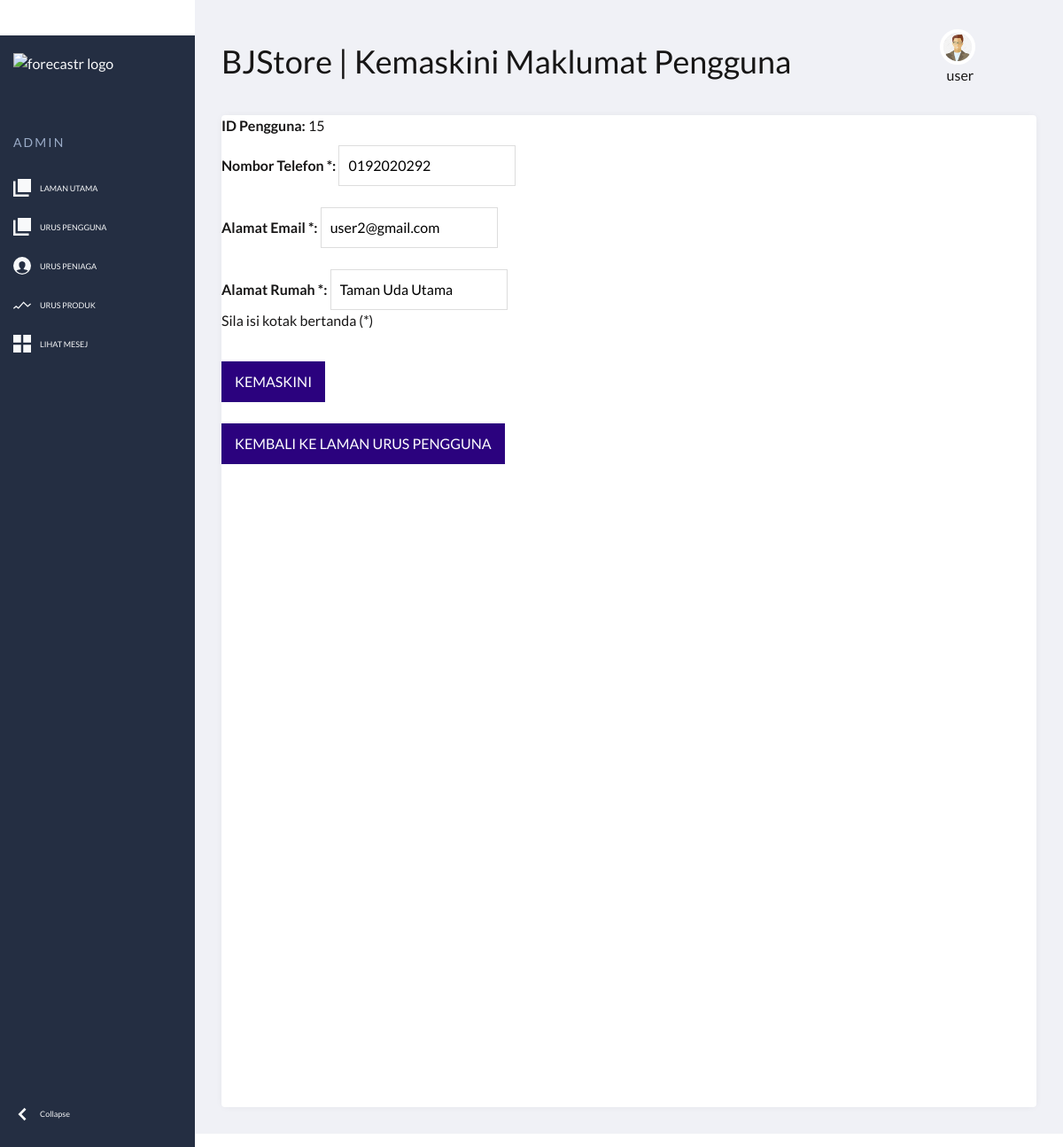
Screenshot of /adminuseredit.php?userID=15 (signed in) with the database file from the repository.
### tables this page shows
CREATE TABLE `user` (
  `userID` int(11) NOT NULL,
  `username` varchar(255) NOT NULL,
  `password` varchar(255) NOT NULL,
  `custName` varchar(255) NOT NULL,
  `phoneNumber` varchar(12) NOT NULL,
  `custAddress` varchar(255) NOT NULL,
  `email` varchar(255) NOT NULL
);

### adminuseredit.php (the view, shortened to what this page needs)
<?php
include("config.php");
function renderForm($phoneNumber = '', $email = '', $custAddress = '', $error = '', $userID = '')
{ ?>
<!DOCTYPE HTML PUBLIC "-//W3C//DTD HTML 4.01//EN" "http://www.w3.org/TR/html4/strict.dtd">
<html>
   <head>
	</head>
	<body>
<!DOCTYPE html>
<html lang="en">
  <head>
    <link rel="stylesheet" href="https://maxcdn.bootstrapcdn.com/bootstrap/3.2.0/css/bootstrap.min.css">
    <link rel="stylesheet" href="https://maxcdn.bootstrapcdn.com/font-awesome/4.3.0/css/font-awesome.min.css">
    <link rel="stylesheet" href="css/owl.carousel.css">
    <link rel="stylesheet" href="mystyle.css">
    <link rel="stylesheet" href="css/responsive.css">
  </head>
  <body>
<header class="page-header"  >
  <nav>
    <a href="#0">
      <img class="logo" src="https://s3-us-west-2.amazonaws.com/s.cdpn.io/162656/vertical-logo.svg" alt="forecastr logo">
    </a>
    <ul class="admin-menu">
      <li class="menu-heading">
        <h3>Admin</h3>
      </li>
      <li>
        <a href="adminhomepage.php">
          <svg>
            <use xlink:href="#pages"></use>
          </svg>
          <span>LAMAN UTAMA</span>
        </a>
      </li>
      <li>
        <a href="adminuser.php">
          <svg>
            <use xlink:href="#pages"></use>
          </svg>
          <span>URUS PENGGUNA</span>
        </a>
      </li>
      <li>
        <a href="adminseller.php">
          <svg>
            <use xlink:href="#users"></use>
          </svg>
          <span>URUS PENIAGA</span>
        </a>
      </li>
      <li>
        <a href="admincategory.php">
            <svg>
              <use xlink:href="#trends"></use>
            </svg>
            <span>URUS PRODUK</span>
          </a>
      </li>
      <li>
        <a href="admincontact.php">
          <svg>
            <use xlink:href="#collection"></use>
          </svg>
          <span>LIHAT MESEJ</span>
        </a>
      </li>
      <li>
        <button class="collapse-btn" aria-expanded="true" aria-label="collapse menu">
          <svg aria-hidden="true">
            <use xlink:href="#collapse"></use>
          </svg>
          <span>Collapse</span>
        </button>
      </li>
    </ul>
  </nav>
</header>
<section class="page-content">
  <section class="search-and-user">
    <form>
      <div class="header">
  <h1> BJStore | Kemaskini Maklumat Pengguna</h1>
</div>
    </form>
        <div class="navbar-collapse collapse">
        <ul class="nav navbar-nav">
        <div class="dropdownnew">
                            <button class="dropbtn"><a href="#" class="profileIcon"></a><img src="photo/images.jpeg"  class="image-circle"/>&nbsp&nbsp<?php echo $_SESSION['username']; ?></button>
                     </div>
                    </ul>
                </div>
  </section>
  <section class="grid">
    <article>
      <form action="" method="post">
        <div>
          <?php if ($userID != '') { ?>
          <p><b>ID Pengguna: </b> <?php echo $userID; ?></p>
          <?php } ?>
            <div>
              <strong>Nombor Telefon *: </strong> <input type="text" name="phoneNumber" onkeypress="return mask(this,event);" value="<?php echo $phoneNumber; ?>"/><br/><br/>
              <strong>Alamat Email *: </strong> <input type="text" name="email" value="<?php echo $email; ?>"/><br/><br/>
              <strong>Alamat Rumah *: </strong> <input type="text" name="custAddress" value="<?php echo $custAddress; ?>"/>
              <p>Sila isi kotak bertanda (*) </p> <br>
              <input  type="submit" name="submit" value="KEMASKINI" /> <br> <br>
          <button type="submit" name="submit" onclick="window.location.href='adminuser.php'">KEMBALI KE LAMAN URUS PENGGUNA</button>
              </form>
  </body>
</html>
<?php }
if (isset($_GET['userID']))
{
if (isset($_POST['submit']))
{
    if (is_numeric($_POST['userID']))
     {
         $userID = $_POST['userID'];
         $phoneNumber = htmlentities($_POST['phoneNumber'], ENT_QUOTES);
         $email = htmlentities($_POST['email'], ENT_QUOTES);
		     $custAddress = htmlentities($_POST['custAddress'], ENT_QUOTES);
		 $mysqli = new mysqli("localhost","root","", "projectwd");
             if ($phoneNumber == '' || $email == '' || $custAddress == '')
              {
                 $error = 'ERROR: Please fill in all required fields!';
                 renderForm($phoneNumber, $email, $custAddress, $error, $userID);
              }
                 else
                  {
                     if ($stmt = $mysqli->prepare("UPDATE user SET phoneNumber = ?, email = ?, custAddress = ? WHERE userID=?"))
                     {
                        $stmt->bind_param("sssi",$phoneNumber, $email, $custAddress, $userID);
                        $stmt->execute();
                        $stmt->close();
                     }
                          else
                          {
                              echo "ERROR: could not prepare SQL statement.";
                          }
                              header("Location: adminuser.php");
                  }
     }
               else
               {
                 echo "Error!";
               }
}
     else
     {
         if (is_numeric($_GET['userID']) && $_GET['userID'] > 0)
         {
           $userID = $_GET['userID'];
              if($stmt = $mysqli->prepare("SELECT * FROM user WHERE userID=?"))
                {
                  $stmt->bind_param("i", $userID);
                  $stmt->execute();
                  $stmt->bind_result($userID, $username, $password, $custName, $phoneNumber, $custAddress, $email);
                  renderForm($phoneNumber, $email, $custAddress, NULL, $userID);
                }
                    else
                     {
                          echo "Error: could not prepare SQL statement";
                     }
         }
             else
             {
                 header("Location: adminuser.php");
             }
     }
}

### mystyle.css (style rules this page uses)
:root { --page-header-bgColor: #242e42; --page-header-bgColor-hover: #1d2636; --page-header-txtColor: #f8f9fa; --page-header-headingColor: #9aabc7; --page-header-width: 220px; --page-content-bgColor:#f0f1f6; --page-content-txtColor: #171616; --page-content-blockColor: #fff; --white: rgb(10, 10, 10); --black: #333; --blue: #00b9eb; --red: #ec1848; --border-radius: 4px; --box-shadow: 0 0 10px -2px rgba(0, 0, 0, 0.075); }
* { padding: 0; margin: 0; box-sizing: border-box; }
ul { list-style: none; }
a, button { color: inherit; }
a { text-decoration: none; }
button { background: none; cursor: pointer; }
input { -webkit-appearance: none; }
button, input { border: none; }
svg { display: block; }
body { font: 16px/1.5 "Lato", arial; }
.page-header { position: fixed; top: 0; left: 0; right: 0; bottom: 0; overflow: auto; padding-top: 10px; width: var(--page-header-width); color: var(--page-header-txtColor); background: var(--page-header-bgColor); }
body { position: relative; }
.page-header { position: absolute; top: 0; left: 0; height: 100%; }
.page-header nav { display: flex; flex-direction: column; min-height: 100%; }
.page-header .logo { display: block; max-width: 120px; margin: 10px 15px; }
.page-header .admin-menu { display: flex; flex-direction: column; flex-grow: 1; margin-top: 35px; }
.page-header .admin-menu li:nth-last-child(2) { margin-bottom: 35px; }
.page-header .admin-menu li:last-child { margin-top: auto; margin-bottom: 20px; }
.page-header .admin-menu li > * { width: 100%; padding: 12px 15px; }
.page-header .admin-menu .menu-heading h3 { text-transform: uppercase; letter-spacing: 0.15em; font-size: 14px; margin-top: 12px; color: var(--page-header-headingColor); }
.page-header .admin-menu svg { text-transform: uppercase; width: 20px; height: 20px; fill: var(--page-header-txtColor); margin-right: 10px; transition: fill 0.2s; }
.page-header .admin-menu a, .page-header .admin-menu button { display: flex; align-items: center; font-size: 0.9rem; transition: background 0.2s, color 0.2s; }
.page-content { position: relative; left: var(--page-header-width); width: calc(100% - var(--page-header-width)); min-height: 100vh; padding: 30px; color: var(--page-content-txtColor); background: var(--page-content-bgColor); }
.search-and-user { display: grid; grid-template-columns: 1fr auto; grid-column-gap: 50px; align-items: center; background: var(--page-content-bgColor); margin-bottom: 30px; }
.search-and-user form { position: relative; }
.search-and-user ::placeholder { color: var(--page-content-txtColor); }
.page-content .grid { display: grid; grid-template-columns: repeat(2, 1fr); grid-gap: 30px; }
.page-content .grid > article { display: flex; height: 1120px; background: var(--page-content-blockColor); border-radius: var(--border-radius); box-shadow: var(--box-shadow); }
.page-content .grid > article:first-child, .page-content .grid > article:last-child { grid-column: 1 / -1; }
.dropdownnew { position: relative; display: inline-block; width:5%; float: right; margin-right: 86px; }
.image-circle { border-radius: 50%; width: 40px; height: 40px; border: 4px solid #FFF; }
input[type="text"], input[type="password"], input[type="email"], textarea { border: 1px solid #ddd; padding: 10px; color:black; }
input[type="submit"], button[type=submit] { background: none repeat scroll 0 0 #2b027e; border: medium none; color: #fff; padding: 11px 20px; text-transform: uppercase; }

### css/responsive.css (style rules this page uses)
@media only screen and (min-width: 992px) and (max-width: 1280px) { input[type="submit"], button[type="submit"] { padding: 11px 15px; } }

### rows the page displays
user: userID "15", phoneNumber "0192020292", email "user2@gmail.com", custAddress "Taman Uda Utama"

### other values shown
$_SESSION['username'] "user"
